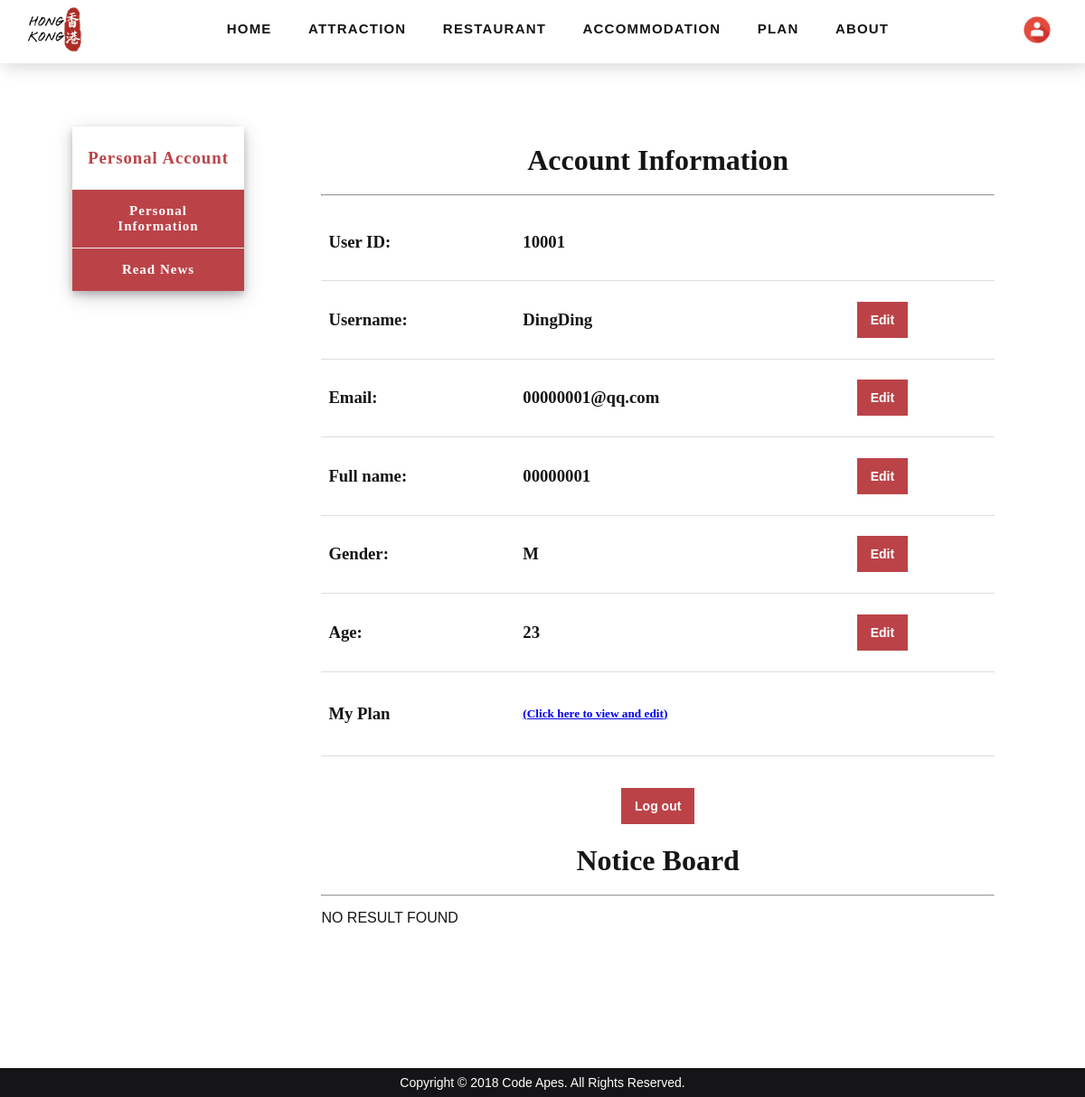
The app's page /PersonInfo.php (signed in) with its own data.
### tables this page shows
CREATE TABLE IF NOT EXISTS `Tourists` (
  `TouristsID` INT NOT NULL AUTO_INCREMENT,
  `Email` VARCHAR(50) NOT NULL,
  `Password` VARCHAR(50) NOT NULL,
  `Gender` ENUM('F', 'M', 'Other') NOT NULL,
  `Age` INT(3) NOT NULL,
  `Name` VARCHAR(50) NOT NULL,
  `Username` VARCHAR(50) NOT NULL,
  PRIMARY KEY (`TouristsID`));

### PersonInfo.php (the view, shortened to what this page needs)
 <?php
require('php/connect.php');
$ID = $_SESSION['login_tourist'];
?>
<!DOCTYPE html>
<html>
<head>
	<link type="text/css" rel="stylesheet" href="css/style.css">
</head>
<body>
<div class="wrapper">
<?php
require('topnav.php');
?>
</div>
<div class="wrapper">
	<main class="hoc container clear">
	  <div class="sidebar">
	  <h3>Personal Account</h3>
            <a href="PersonInfo.php">Personal Information</a>
            <a href="#readNews">Read News</a>
	  </div>
		<div class="content" style="text-align:center;">
		<h1>Account Information</h1><hr>
		<table>
		<tr>
		  <td><h3>User ID:</h3></td>
		  <td><h3 id="uid"><?php
		  echo "$ID";
		  ?></h3></td>
		  <td></td>
		</tr>
		<?php
		$sql=" select * from Tourists where TouristsID = $ID";
		$result = mysqli_query($link,$sql);
		$row = mysqli_fetch_assoc($result);
		?>
		<tr>
		<form method="post" action="PersonInfo.php">
		  <td>
		  	<h3>Username:</h3>
		  </td>
		  <td>
		  	<h3 id="uname"><?php echo $row['Username']?></h3>
		  </td>
		  <td>
		  	<div class="button btn btn-small" onclick="EditUname()" id="unameEdit">Edit</div>
		  </td>
		</form>
		</tr>
		<tr>
			<form method="post" action="PersonInfo.php">
			<td>
				<h3>Email:</h3>
			</td>
			<td>
				<h3 id="email"><?php echo $row['Email']?></h3>
			</td>
			<td>
			<div class="button btn btn-small" onclick="EditEmail()" id="emailEdit">Edit</div>
			</td>
			</form>
		</tr>
		<tr>
		  <form method="post" action="PersonInfo.php">
		  <td><h3>Full name:</h3></td>
		  <td>
		  	<h3 id="fname"><?php echo $row['Name']?></h3>
		  </td>
		  <td>
			<div class="button btn btn-small" onclick="EditFname()" id="fnameEdit">Edit</div>
		  </td>
		  </form>
		</tr>
		<tr>
		  <form method="post" action="PersonInfo.php">
		  <td>
		    <h3>Gender:</h3>
		  </td>
		  <td>
		    <h3 id="gender"><?php echo $row['Gender']?></h3>
		  </td>
		  <td>
			<div class="button btn btn-small" onclick="EditGender()" id="genderEdit">Edit</div>
		  </td>
		  </form>
		</tr>
		<tr>
		  <form method="post" action="PersonInfo.php">
		  <td>
		  	<h3>Age:</h3>
		  </td>
		  <td>
		  	<h3 id="age"><?php echo $row['Age']?></h3>
		  </td>
		  <td>
			<div class="button btn btn-small" onclick="EditAge()" id="ageEdit">Edit</div>
		  </td>
		  </form>
		</tr>
		<tr>
		  <td><h3>My Plan</h3></td>
		  <td><h5><a href="plan.php">(Click here to view and edit)</a><h5></td>
		  <td> </td>
		</tr>
		</table><br>
		<a href="php/logout.php"><div class="button btn btn-small">Log out</div></a><br>
		</div>
<?php
    $sql=" select * from Message WHERE TouristsID = $ID ORDER BY creat_time";
?>
<div class="content" style="text-align:center;">
<h1 id = "readNews">Notice Board</h1><hr>
</div>
<div class="content">
<?php
    $result = mysqli_query($link, $sql);
    if(!$result)
    {
        echo "No result";
  } else
      echo "NO RESULT FOUND";
    ?>
	</div>
	</main>
</div>
<?php
require('footer.php');
?>
</body>
</html>

### css/style.css (style rules this page uses)
body { position: relative; font-family:Verdana, Geneva, sans-serif; overflow:auto; margin: 0px; }
h1, h2, h3, h4, h5, h6, .heading, .sidebar { font-family:Georgia, "Times New Roman", Times, serif; }
table { border-collapse: collapse; width: 100%; border-bottom: 1px solid #ddd; }
th, td { padding: 8px; text-align: left; border-bottom: 1px solid #ddd; }
.hoc { display:block; margin:0 auto; }
.clear { display:block;clear:both; }
.wrapper { display:block; }
.container { padding:140px 100px 100px 80px; }
.btn, .btn-inverse { display:inline-block; padding:5px 20px; border:3px solid; text-decoration:none; font-weight: bold; cursor: pointer; }
.btn-small { display:inline-block; padding:4px 15px; font-size: 14px; text-decoration:none; }
.btn, .btn-inverse:hover { color:#FFFFFF; background-color:#BB4348; border-color:#FFFFFF; }
.sidebar { height:auto; width:190px; position:fixed!important; z-index:1; overflow:auto; font-weight: bold; letter-spacing: 1px; box-shadow: 0 4px 8px 0 rgba(0, 0, 0, 0.2), 0 6px 20px 0 rgba(0, 0, 0, 0.19); }
.sidebar a { background-color:#BB4348; display: block; text-decoration: none; color: #fff; padding: 15px 20px; border-top: 1px solid #F0F0F0; font-size:15px; text-align: center; }
.sidebar h3 { color: #BB4348; text-align: center; padding:5px; }
.content { margin-left:27%; background-color: #FFFFFF; color: #151517; line-height: 200%; overflow: auto; }

### records on screen
tourists: Username "DingDing", Email "00000001@qq.com", Name "00000001", Gender "M", Age "23"

### other values on screen
$ID "10001"
